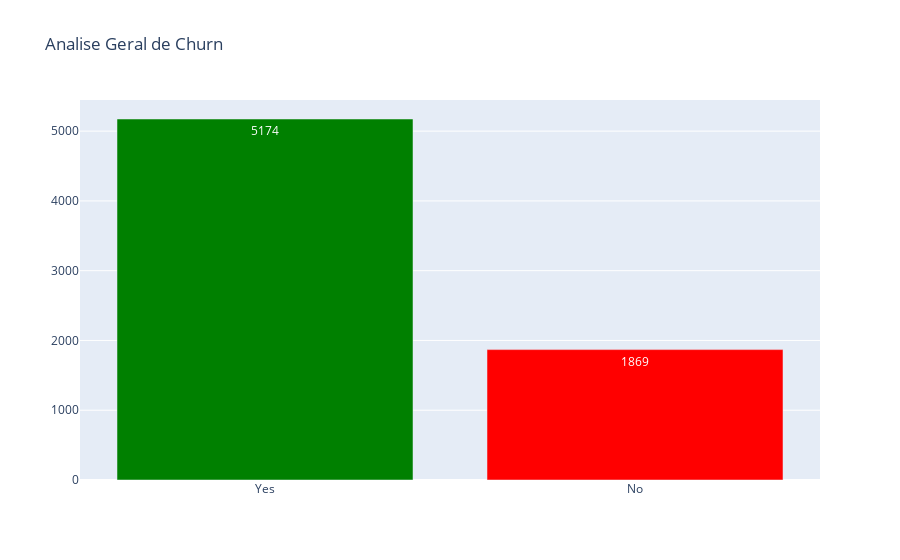

Source (notebook cell):
### Code cell
import plotly.graph_objects as go

x = ["Yes", "No"]
y = np.array(dfchurn["Churn"].value_counts())

fig = go.Figure(data=[go.Bar(
            x=x, y=y,
            text=y,
            textposition='auto', marker_color=['green','red']
        )])
fig.update_layout(title_text='Analise Geral de Churn')
#fig.show()

### Figure 1 — Plotly figure (JSON) as saved in the notebook; plotly's stock layout.template omitted (floating-point values rounded to 4 significant figures)
{"data": [{"marker": {"color": ["green", "red"]}, "text": [5174, 1869], "textposition": "auto", "type": "bar", "x": ["Yes", "No"], "y": [5174, 1869]}], "layout": {"title": {"text": "Analise Geral de Churn"}}}
